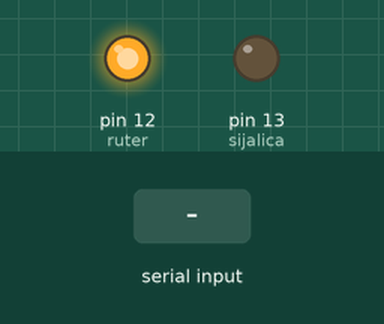
Simulated run of this sketch. Board: Arduino Uno, built with avr-gcc and run on an emulated ATmega328P. Parts: output pins drawn as LEDs (lit = HIGH). The test bench sets the inputs (shaded band). What the sketch prints to the serial monitor is not drawn.

Above: at 1.2 s.
1.3 s: "2" received over the second serial link
At 1.7 s:
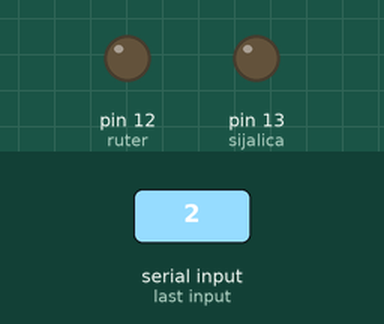
2.8 s: "3" received over the second serial link
At 4.0 s:
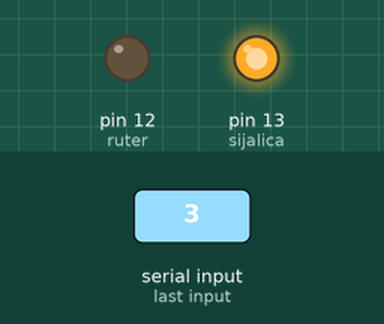
4.3 s: "1" received over the second serial link
At 5.2 s:
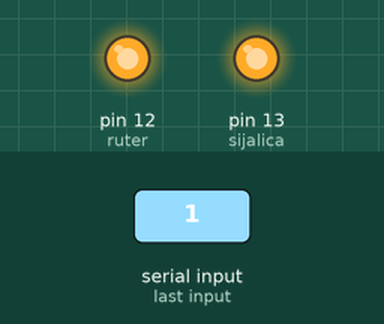
5.8 s: "4" received over the second serial link
At 6.3 s:
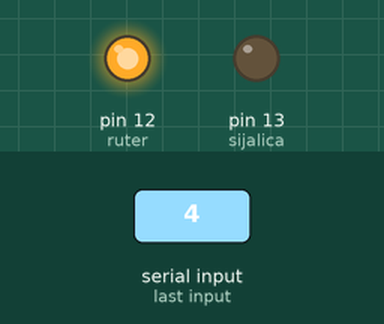
Timing chart, 0 to 8.3 s (numbered marks = the images above; inputs shaded):
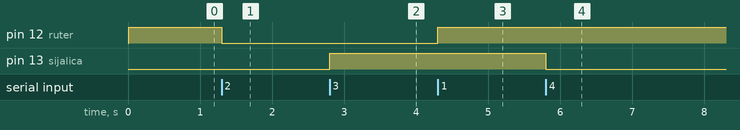

Measured:
- after the input at 1.3 s, pin 12 (ruter): HIGH → LOW at once
- after the input at 2.8 s, pin 13 (sijalica): LOW → HIGH at once
- after the input at 4.3 s, pin 12 (ruter): LOW → HIGH at once
- after the input at 5.8 s, pin 13 (sijalica): HIGH → LOW at once

The sketch:

sketch_jul05a.ino
```cpp
#include <SoftwareSerial.h>
SoftwareSerial BTserial(2, 3); // RX | TX

char c = ' ';
const int ruter = 12;
const int sijalica = 13;
void setup()
{
    Serial.begin(9600);
    Serial.println("Arduino is ready");
    Serial.println("Remember to select Both NL & CR in the serial monitor");
    BTserial.begin(9600); //change to match your BT module
    pinMode(ruter, OUTPUT);
    pinMode(sijalica, OUTPUT);
    digitalWrite(ruter, HIGH);
    digitalWrite(sijalica, LOW);
}

void loop()
{
    if (BTserial.available())
    {
        c = BTserial.read();
        Serial.write(c);
        if (c == '1'){
          digitalWrite(ruter, HIGH);
        }
        else if (c == '2'){
          digitalWrite(ruter, LOW);
        }
        else if (c == '3'){
          digitalWrite(sijalica, HIGH);
        }
        else if (c == '4'){
          digitalWrite(sijalica, LOW);
        }
    }

    if (Serial.available()) // Keep reading from Arduino Serial Monitor and send to HC-05
    {
        c =  Serial.read();
        BTserial.write(c);
    }

}
```
